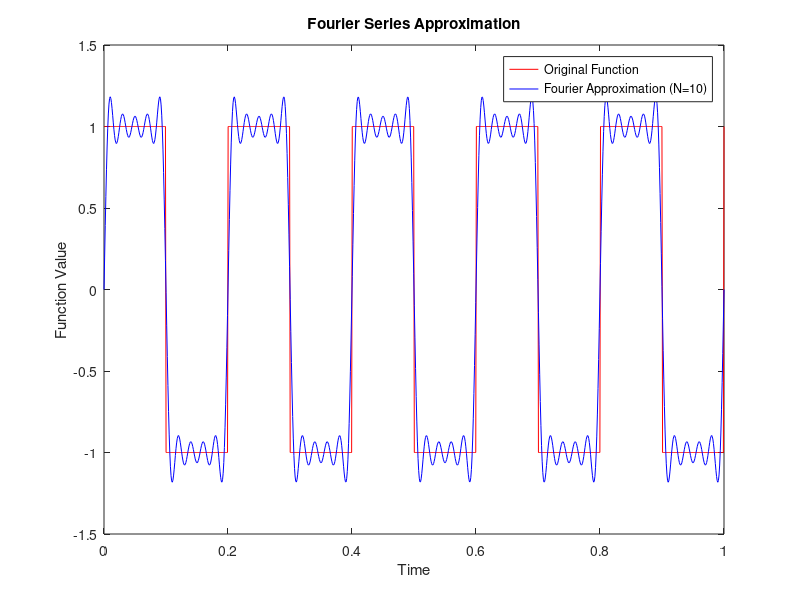

Write the MATLAB code that produced this figure.
% Define the time vector
t = linspace(0, 1, 1000);

% Define the original function (a square wave)
f = square(2*pi*5*t);

% Initialize the approximation
approx = zeros(size(t));

% Number of terms in the Fourier series
N = 10;

% Calculate the Fourier series approximation
for k = 1:N
    approx = approx + (2/pi) * (1 - (-1)^k) / k * sin(2*pi*k*5*t);
end

% Plot the original function and its Fourier approximation
figure;
plot(t, f, 'r', 'DisplayName', 'Original Function');
hold on;
plot(t, approx, 'b', 'DisplayName', ['Fourier Approximation (N=', num2str(N), ')']);
legend;
title('Fourier Series Approximation');
xlabel('Time');
ylabel('Function Value');
